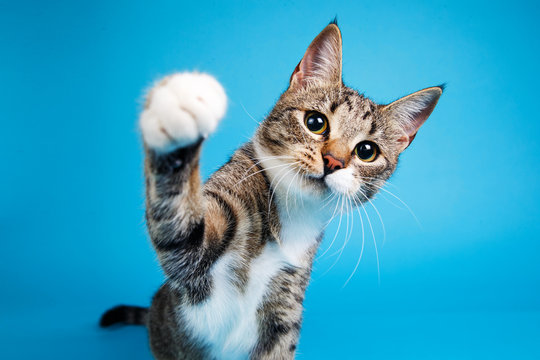
#> input picture assets/cat2.jpg, 540 x 360 px
$ python 0.18gradients.py
#> lines starting #> are read from the running program, lines starting #| are printed output that depends on the picture; after the words box and inside, x2 and y2 are one past the last pixel; in counts of white or black regions, pixels touching at a corner belong together
import cv2 as cv
import matplotlib.pyplot as plt
import numpy as np

img = cv.imread("assets/cat2.jpg")
#> img is the input picture: shape (360, 540, 3); mean B, G, R 191.9, 160, 55.5
cv.imshow("Scene",img)

gray = cv.cvtColor(img,cv.COLOR_BGR2GRAY)
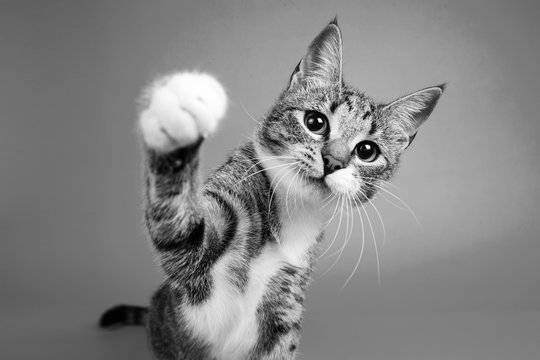
#> gray: shape (360, 540); min 0, max 255, mean 132.4
cv.imshow('Gray',gray)

#Laplacian
lap = cv.Laplacian(gray,cv.CV_64F)
lap = np.uint8(np.absolute(lap))

cv.imshow('Laplacian',lap)

#Sobel
sobelx =cv.Sobel(gray, cv.CV_64F,1,0)
sobely = cv.Sobel(gray, cv.CV_64F,0,1)
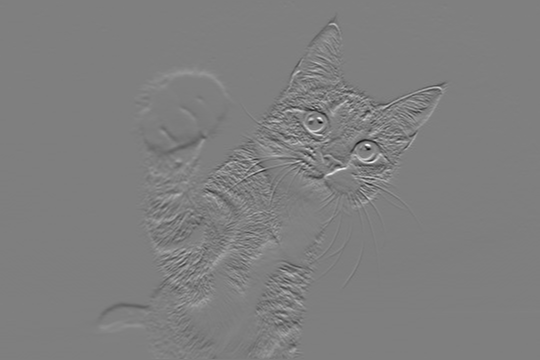
#> sobely: shape (360, 540) float64; min -907, max 910, mean -0.2; drawn with min black and max white
combined_sobel = cv.bitwise_or(sobelx, sobely)
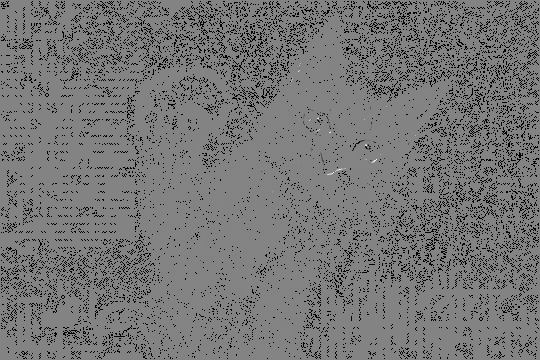
#> combined_sobel: shape (360, 540) float64; 10.16% of the values are NaN or infinite; the others: min -130944, max 122112, mean -68.14; drawn with min black, max white, NaN and infinite black

cv.imshow("sobelx", sobelx)
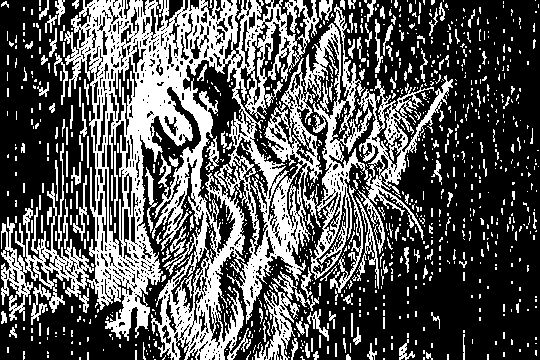
#> window 'sobelx': shape (360, 540); 35.1% white; 985 white regions (794 under 20 px), largest, box (x1, y1, x2, y2) and area: (64, 0, 372, 360) 44495, (357, 75, 453, 254) 3725, (1, 183, 94, 321) 3081
cv.imshow("sobely", sobely)
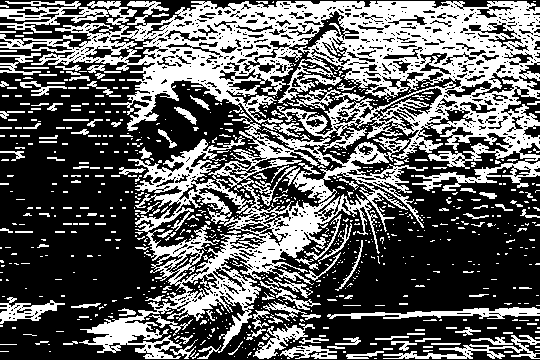
#> window 'sobely': shape (360, 540); 38.3% white; 803 white regions (655 under 20 px), largest, box (x1, y1, x2, y2) and area: (0, 1, 540, 359) 57771, (327, 307, 540, 319) 1154, (383, 335, 540, 359) 999
cv.imshow("combined_sobel", combined_sobel)
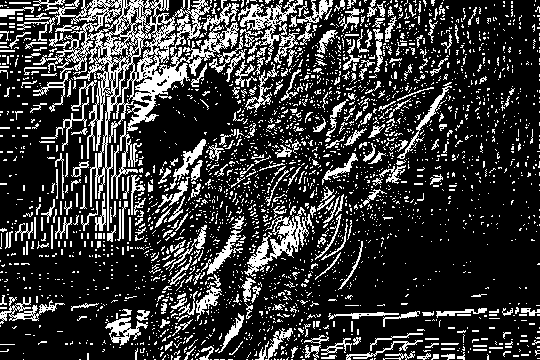
#> window 'combined_sobel': shape (360, 540); 22.2% white in thin lines or dots

cany = cv.Canny(gray, 150, 175)
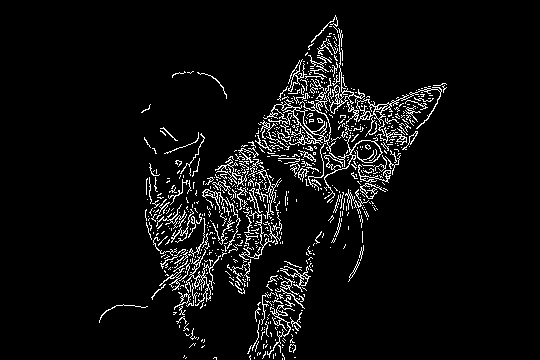
#> cany: shape (360, 540); 5.6% white in thin lines or dots, all inside (x1, y1, x2, y2) = (99, 15, 447, 360)
cv.imshow("cany", cany)

cv.waitKey(0)

cv.waitKey(0)

$ run again, with assets/landscape.jpg copied over assets/cat2.jpg
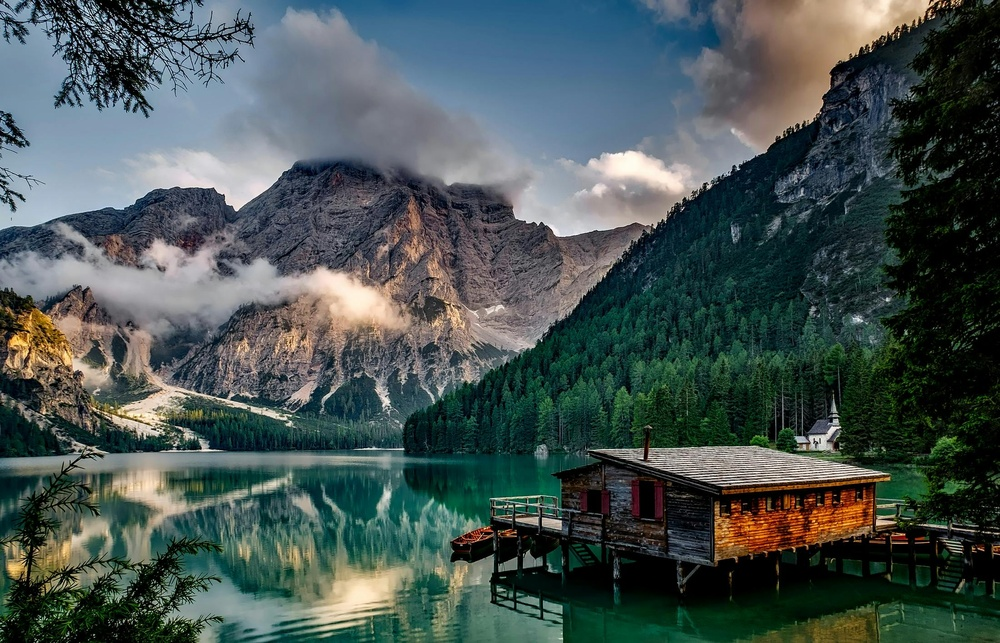
#> input picture assets/landscape.jpg, 1000 x 643 px, shrunk from 2200 x 1414 before the run
#> img is the input picture: shape (643, 1000, 3); mean B, G, R 82.7, 84.3, 71.5
#> `cv.imshow("sobelx", sobelx)`:
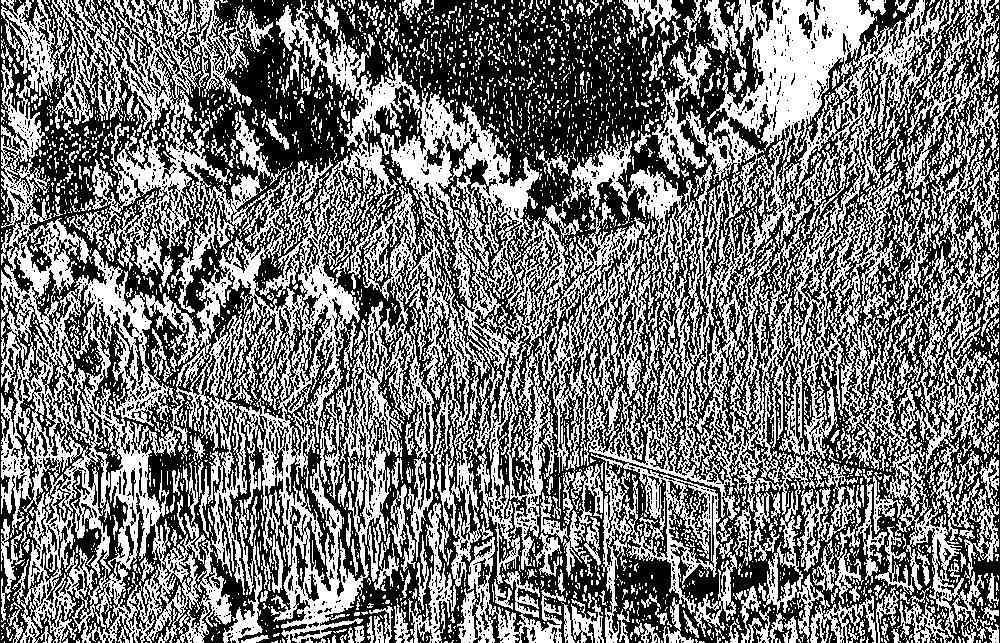
#> window 'sobelx': shape (643, 1000); 46.8% white; 3897 white regions (3418 under 20 px), largest, box (x1, y1, x2, y2) and area: (1, 0, 954, 643) 210219, (891, 200, 999, 485) 7406, (873, 430, 986, 643) 6464
#> `cany = cv.Canny(gray, 150, 175)`:
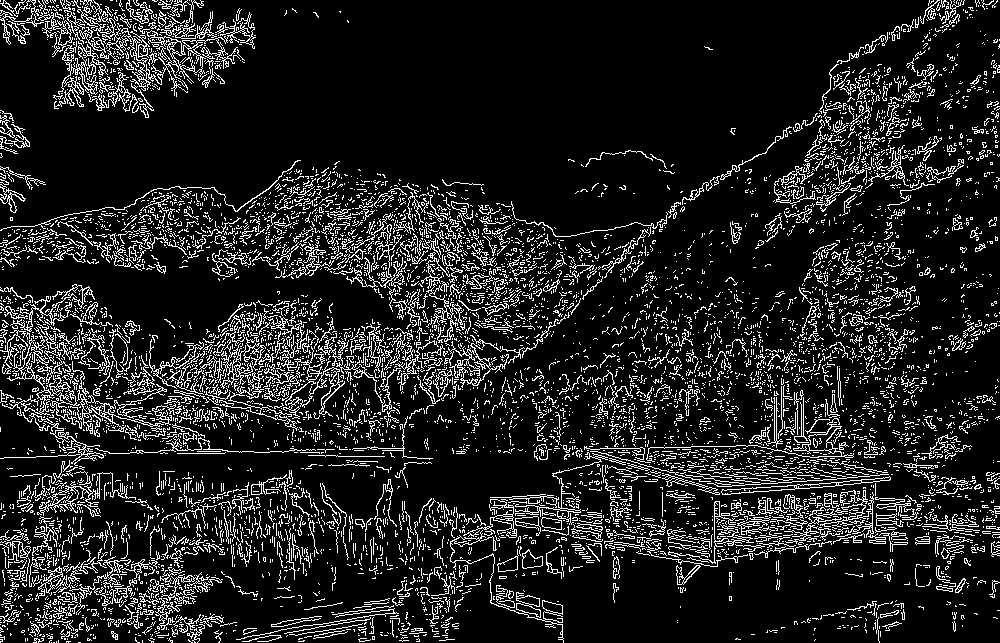
#> cany: shape (643, 1000); 13% white in thin lines or dots

$ run again, with assets/scene.jpeg copied over assets/cat2.jpg
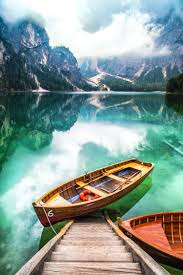
#> input picture assets/scene.jpeg, 183 x 275 px
#> img is the input picture: shape (275, 183, 3); mean B, G, R 149.5, 155.5, 135.1
#> `cv.imshow("sobelx", sobelx)`:
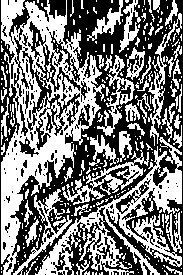
#> window 'sobelx': shape (275, 183); 48.3% white; 288 white regions (228 under 20 px), largest, box (x1, y1, x2, y2) and area: (1, 0, 105, 275) 9992, (35, 137, 182, 275) 5421, (62, 150, 149, 205) 1089
#> `cany = cv.Canny(gray, 150, 175)`:
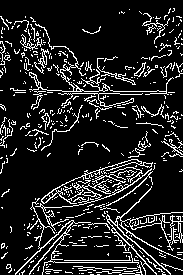
#> cany: shape (275, 183); 13.6% white in thin lines or dots
